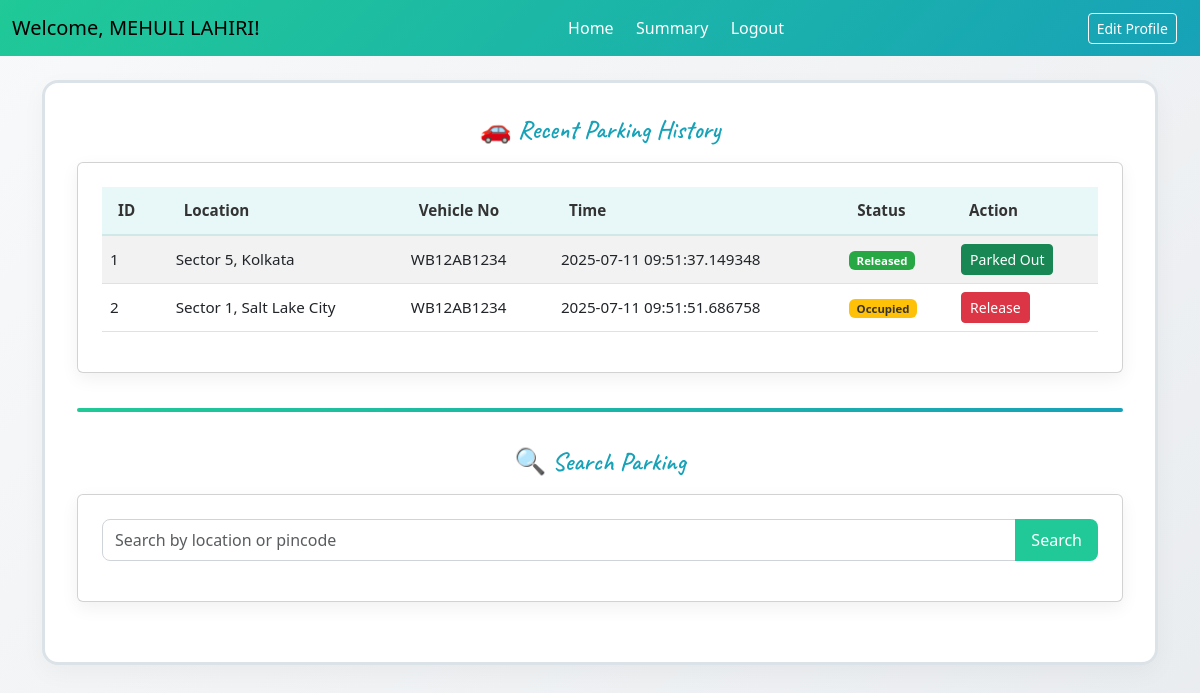
The app's page /user_dashboard (signed in) with its own data.
### backend/models.py (models this page shows, shortened)
class User_Info(db.Model):
    __tablename__ = "user_info"
    id = db.Column(db.Integer, primary_key=True)
    full_name = db.Column(db.String(100))
    user_name = db.Column(db.String(100), unique=True)
    email = db.Column(db.String(120), unique=True)
    pwd = db.Column(db.String(100))
    phone = db.Column(db.String(20))
    address = db.Column(db.String(200))
    pincode = db.Column(db.String(10))
    role = db.Column(db.Integer, default=1)
    reservations = db.relationship('Reservation', backref='user', lazy=True)

class Reservation(db.Model):
    __tablename__ = "reservations"
    id = db.Column(db.Integer, primary_key=True)
    spot_id = db.Column(db.Integer, db.ForeignKey('parking_spots.id'), nullable=False)
    user_id = db.Column(db.Integer, db.ForeignKey('user_info.id'), nullable=False)
    vehicle_no = db.Column(db.String(20), nullable=False)
    parking_timestamp = db.Column(db.DateTime, default=datetime.utcnow)
    leaving_timestamp = db.Column(db.DateTime, nullable=True)
    cost = db.Column(db.Float)
    @property
    def lot(self):
        return self.spot.lot if self.spot else None

class ParkingLot(db.Model):
    __tablename__ = "parking_lot"
    id = db.Column(db.Integer, primary_key=True)
    prime_location_name = db.Column(db.String(100), nullable=False)
    name = db.Column(db.String(100))
    address = db.Column(db.String(200))
    pincode = db.Column(db.String(10))
    price_per_hour = db.Column(db.Float, nullable=False)
    total_spots = db.Column(db.Integer, nullable=False)
    created_date = db.Column(db.DateTime, default=datetime.utcnow)
    location = db.Column(db.String(255))
    spots = db.relationship('ParkingSpot', backref='lot', lazy=True)  # relationship to ParkingSpot

### backend/controllers.py (the view)
    @app.route("/user_dashboard")
    def user_dashboard():
        if 'user_id' not in session:
            return redirect('/login')
        user = User_Info.query.get(session['user_id'])
        reservations = Reservation.query.filter_by(user_id=user.id).all()
        total_bookings = len(reservations)
        active_bookings = sum(1 for r in reservations if r.spot.status == 'O')
        return render_template(
            "user_dashboard.html",
            user=user,
            reservations=reservations,
            total_bookings=total_bookings,
            active_bookings=active_bookings,
            results=[],
            query=""
        )

### templates/user_dashboard.html (shortened to what this page needs)
<!DOCTYPE html>
<html lang="en">
<head>
  <link rel="stylesheet" href="/static/css/style.css">
  <link href="https://cdn.jsdelivr.net/npm/bootstrap@5.3.0/dist/css/bootstrap.min.css" rel="stylesheet">
</head>
<body>
<div class="main-container">
  <nav class="navbar navbar-expand-lg dashboard-navbar">
    <div class="container-fluid">
      <span class="navbar-brand">Welcome, {{ user.full_name }}!</span>
      <div class="nav-center d-flex">
        <a href="/user_dashboard" class="nav-link">Home</a>
        <a href="/user_summary" class="nav-link">Summary</a>
        <a href="{{ url_for('logout') }}" class="nav-link">Logout</a>
      </div>
      <div>
        <a href="/user_edit_profile" class="btn btn-outline-light btn-sm">Edit Profile</a>
      </div>
    </div>
  </nav>
  <div class="container py-4">
    <div class="dashboard-border">
      <h5 class="section-title text-center mb-3">🚗 Recent Parking History</h5>
      <div class="card glass-card">
        <div class="card-body">
          <table class="table table-hover table-striped">
            <thead>
              <tr>
                <th>ID</th>
                <th>Location</th>
                <th>Vehicle No</th>
                <th>Time</th>
                <th>Status</th>
                <th>Action</th>
              </tr>
            </thead>
            <tbody>
              {% for res in reservations %}
              <tr>
                <td>{{ res.id }}</td>
                <td>{{ res.lot.location }}</td>
                <td>{{ res.vehicle_no }}</td>
                <td>{{ res.parking_timestamp }}</td>
                <td>
                  {% if res.spot.status == 'O' %}
                  <span class="badge bg-warning">Occupied</span>
                  {% else %}
                  <span class="badge bg-success">Released</span>
                  {% endif %}
                </td>
                <td>
                  {% if res.spot.status == 'O' %}
                  <a href="/release/{{ res.id }}" class="btn btn-sm btn-danger"> Release</a>
                  {% else %}
                  <a href="/parkedout/{{ res.id }}" class="btn btn-sm btn-success"> Parked Out</a>
                  {% endif %}
                </td>
              </tr>
              {% endfor %}
            </tbody>
          </table>
        </div>
      </div>
      <hr class="inner-divider">
      <h5 class="section-title text-center mb-3">🔍 Search Parking</h5>
      <div class="card glass-card">
        <div class="card-body">
          <form method="get" action="/user_search">
            <div class="input-group mb-3">
              <input type="text" class="form-control" name="q" placeholder="Search by location or pincode">
              <button class="btn btn-primary" type="submit">Search</button>
            </div>
          </form>
        </div>
      </div>
    </div>
  </div>
</div>
</body>
</html>

### static/css/style.css (style rules this page uses)
* { margin: 0; padding: 0; box-sizing: border-box; }
body { background: #f5f7fa; font-family: 'Poppins', sans-serif; margin: 0; padding: 0; }
.main-container { min-height: 100vh; display: flex; flex-direction: column; }
.dashboard-navbar { display: flex; justify-content: space-between; align-items: center; background: linear-gradient(135deg, #20c997, #17a2b8); color: white; padding: 1rem 2rem; font-size: 1rem; }
.dashboard-navbar a { color: white; text-decoration: none; margin: 0 0.7rem; font-weight: 500; }
.nav-center { display: flex; justify-content: center; align-items: center; }
.nav-center a { margin: 0 0.7rem; }
.container { flex: 1; padding: 2rem; }
.section-title { margin-bottom: 1.2rem; font-size: 1.3rem; font-weight: 600; color: #333; }
.glass-card { background: rgba(255, 255, 255, 0.94); backdrop-filter: blur(8px); border-radius: 1rem; box-shadow: 0 10px 30px rgba(0, 0, 0, 0.07); overflow: hidden; }
.card-body { padding: 1.2rem; }
.table { font-size: 0.95rem; }
.table thead th { background-color: #f8f9fb; border-bottom: none; font-weight: 600; padding: 0.75rem 1rem; }
.table tbody td { vertical-align: middle; }
.badge { font-size: 0.8rem; padding: 0.5em 0.7em; border-radius: 0.5rem; }
.btn-sm { font-size: 0.75rem; padding: 0.4rem 0.7rem; border-radius: 0.4rem; }
.input-group input[type="text"] { border-radius: 0.5rem 0 0 0.5rem; border: 1px solid #ced4da; }
.input-group .btn { border-radius: 0 0.5rem 0.5rem 0; }
h1, h5, h6 { font-weight: 600; }
.card { margin-bottom: 1.8rem; }
.glass-card .card-body { padding: 1.5rem; }
.table thead th { background-color: #e8f7f7; color: #333; border-bottom: 2px solid #d0e8e8; font-weight: 600; }
.badge.bg-success { background-color: #28a745 !important; }
.badge.bg-warning { background-color: #ffc107 !important; color: #333; }
.input-group input[type="text"] { border-radius: 0.5rem 0 0 0.5rem; border: 1px solid #ced4da; padding: 0.5rem 0.75rem; }
.input-group .btn { border-radius: 0 0.5rem 0.5rem 0; background-color: #20c997; border: none; padding: 0.5rem 1rem; font-weight: 500; }
.glass-card { background: rgba(255, 255, 255, 0.97); border: 1px solid #dce3e8; border-radius: 1rem; box-shadow: 0 6px 18px rgba(0, 0, 0, 0.06); }
.card-body .table { background-color: #ffffff; border-radius: 0.5rem; }
.section-title { margin-bottom: 1rem; font-size: 1.3rem; color: #333; font-weight: 600; }
.section-title { font-family: 'Dancing Script', cursive; font-size: 2rem; color: #17a2b8; text-align: center; margin-bottom: 1.5rem; font-weight: 600; }
.table-striped > tbody > tr:nth-of-type(odd) { background-color: #f9fbfd; }
.section-title { font-family: 'Caveat', cursive; font-size: 1.6rem; font-weight: 600; }
.dashboard-border { border: 3px solid #dce3e8; border-radius: 1rem; padding: 2rem; background: #ffffff; box-shadow: 0 8px 24px rgba(0, 0, 0, 0.04); margin-bottom: 2rem; }
.inner-divider { border: none; height: 4px; background: linear-gradient(90deg, #20c997, #17a2b8); margin: 2.2rem 0; border-radius: 50px; opacity: 1; }
body { background: linear-gradient(135deg, #f8f9fa, #e9ecef); }

### records on screen
User_Info: full_name "MEHULI LAHIRI"
Reservation: id "1", lot.location "Sector 5, Kolkata", vehicle_no "WB12AB1234", parking_timestamp "2025-07-11 09:51:37.149348", shows "Released"
Reservation: id "2", lot.location "Sector 1, Salt Lake City", vehicle_no "WB12AB1234", parking_timestamp "2025-07-11 09:51:51.686758", shows "Occupied"
